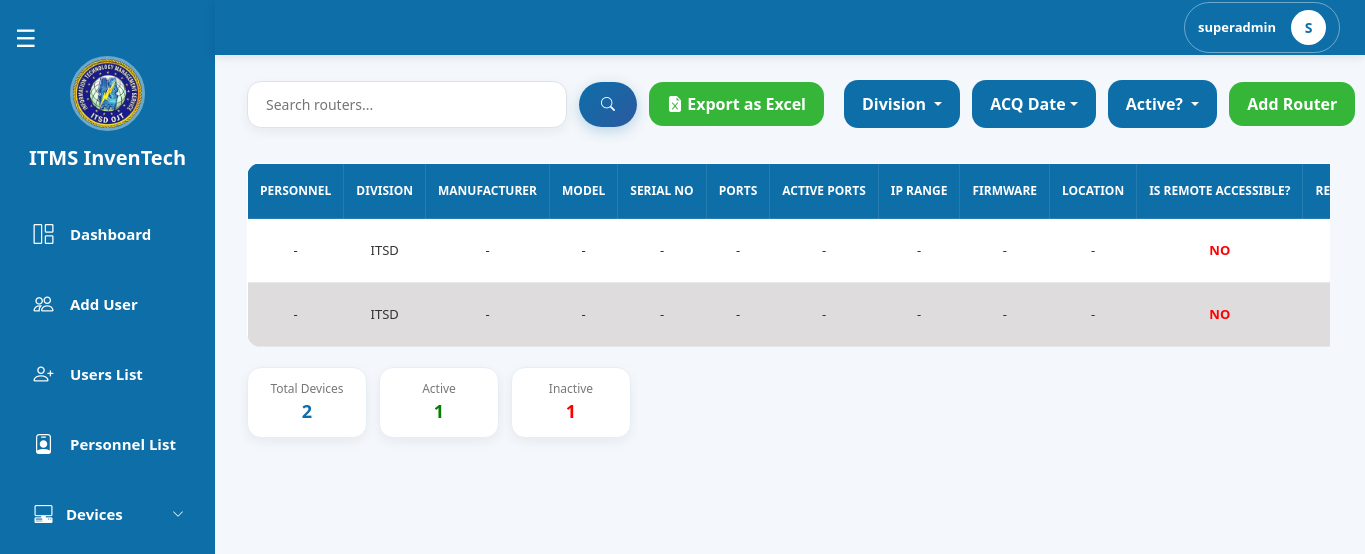
Screenshot of /pages/superadmin/device_routers.php (signed in) with the database file from the repository.
### tables this page shows
CREATE TABLE `routers` (
  `id` int(11) NOT NULL,
  `personnel_id` int(11) NOT NULL,
  `device_id` int(11) NOT NULL,
  `manufacturer` varchar(255) DEFAULT NULL,
  `model` varchar(255) DEFAULT NULL,
  `serial_no` varchar(255) DEFAULT NULL,
  `no_of_ports` int(11) DEFAULT NULL,
  `no_of_active_ports` int(11) DEFAULT NULL,
  `active_port_ip_address_range` varchar(255) DEFAULT NULL,
  `firmware_version` varchar(255) DEFAULT NULL,
  `location` varchar(255) DEFAULT NULL,
  `is_active` tinyint(1) NOT NULL,
  `is_remotely_accessible` tinyint(1) DEFAULT NULL,
  `remote_connection_details` text DEFAULT NULL,
  `remarks` text DEFAULT NULL,
  `pnp_focal_person` varchar(255) DEFAULT NULL,
  `contact_details` int(11) DEFAULT NULL,
  `acquisition_date` date DEFAULT NULL,
  `acquisition_type` varchar(255) DEFAULT NULL,
  `previous_owners_id` longtext DEFAULT NULL CHECK (json_valid(`previous_owners_id`)),
  `created_date` date DEFAULT current_timestamp(),
  `last_update_at` date DEFAULT NULL,
  `division_id` int(11) NOT NULL
);

CREATE TABLE `divisions` (
  `id` int(11) NOT NULL,
  `division` varchar(100) NOT NULL
);

### pages/superadmin/device_routers.php (the view, shortened to what this page needs)
<?php
include "../../config/db.php";
$limit  = 10;
$page   = max(1, (int)($_GET['page'] ?? 1));
$offset = ($page - 1) * $limit;
$search = trim($_GET['search'] ?? '');
$division_filter_raw = $_GET['division'] ?? [];
$division_filter     = is_array($division_filter_raw)
    ? array_filter(array_map('trim', $division_filter_raw)) : [];
$active_filter = isset($_GET['is_active']) ? trim($_GET['is_active']) : '';
$acq_filter = trim($_GET['filter_acq'] ?? '');
$where  = [];
$params = [];
$types  = '';
$whereSQL = !empty($where) ? "WHERE " . implode(" AND ", $where) : "";
$baseJoin = "
    FROM routers r
    LEFT JOIN personnels per ON r.personnel_id = per.id
    LEFT JOIN ranks rk       ON per.rank_id = rk.id
    LEFT JOIN divisions d    ON r.division_id = d.id
";
$stmtTotal = $conn->prepare("SELECT COUNT(*) AS total $baseJoin $whereSQL");
$stmtTotal->execute();
$totalRouters = $stmtTotal->get_result()->fetch_assoc()['total'] ?? 0;
$activeWhere   = $where;
$activeWhere[] = "r.is_active = 1";
$activeSQL     = "WHERE " . implode(" AND ", $activeWhere);
$inactiveWhere   = $where;
$inactiveWhere[] = "r.is_active = 0";
$inactiveSQL     = "WHERE " . implode(" AND ", $inactiveWhere);
$sa = $conn->prepare("SELECT COUNT(*) AS total $baseJoin $activeSQL");
$sa->execute();
$activeRouters = $sa->get_result()->fetch_assoc()['total'] ?? 0;
$si = $conn->prepare("SELECT COUNT(*) AS total $baseJoin $inactiveSQL");
$si->execute();
$inactiveRouters = $si->get_result()->fetch_assoc()['total'] ?? 0;
$stmt = $conn->prepare("
    SELECT r.*,
        CONCAT(COALESCE(rk.rank, ''), ' ', per.first_name, ' ', per.middle_name, ' ', per.last_name) AS fullname,
        d.division AS division_name
    $baseJoin
    $whereSQL
    ORDER BY r.id DESC
    LIMIT ?, ?
");
$fp = $params;
$ft = $types . 'ii';
$fp[] = $offset;
$fp[] = $limit;
$stmt->bind_param($ft, ...$fp);
$stmt->execute();
$result = $stmt->get_result();
$exportParams = http_build_query([
    'search'     => $search,
    'division'   => $division_filter,
    'is_active'  => $active_filter,
    'filter_acq' => $acq_filter,
]);
?>
<!DOCTYPE html>
<html lang="en">
<head>
    <link href="https://cdn.jsdelivr.net/npm/bootstrap@5.3.3/dist/css/bootstrap.min.css" rel="stylesheet">
    <link rel="stylesheet" href="../superadmin/css/devices.css">
    <link rel="stylesheet" href="css/superadmin_navbar.css">
    <link rel="stylesheet" href="./css/superadmin_sidebar.css">
</head>
<body>
    <?php include 'superadmin_sidebar.php'; ?>
    <?php include 'superadmin_navbar.php'; ?>
    <div class="top-bar">
        <div class="search-container">
            <form method="GET" action="device_routers.php" class="search-form">
                <input type="text" name="search" class="search-input"
                    placeholder="Search routers..." value="<?= htmlspecialchars($search) ?>">
                <button type="submit" class="search-btn"><i class="bi bi-search"></i></button>
                <a href="export_routers.php?<?= htmlspecialchars($exportParams) ?>"
                    class="btn add-laptop-btn"
                    onclick="setTimeout(()=>showToast('Export downloaded successfully!','success'),800)">
                    <i class="bi bi-file-earmark-excel-fill"></i> Export as Excel
                </a>
            </form>
        </div>
        <div class="right-side">
            <div class="filters">
                <form method="GET" action="device_routers.php" id="filterForm">
                    <div class="dropdown">
                        <?php $divLabel = empty($division_filter) ? 'Division' : (count($division_filter) === 1 ? $division_filter[0] : count($division_filter) . ' Divisions selected'); ?>
                        <button class="btn filter-btn dropdown-toggle" type="button"
                            data-bs-toggle="dropdown" data-bs-auto-close="outside">
                            <?= htmlspecialchars($divLabel) ?>
                        </button>
                    </div>
                </form>
            </div>
            <div class="dropdown">
                <?php
                $acqLabel = 'ACQ Date';
                ?>
                <button class="btn filter-btn dropdown-toggle" data-bs-toggle="dropdown"><?= htmlspecialchars($acqLabel) ?></button>
            </div>
            <div class="dropdown">
                <button class="btn filter-btn dropdown-toggle" data-bs-toggle="dropdown">
                    <?= $active_filter === '' ? 'Active?' : ($active_filter == 1 ? 'YES' : 'NO') ?>
                </button>
            </div>
            <button type="button" class="btn add-btn" data-bs-toggle="modal" data-bs-target="#addRouterModal">
                Add Router
            </button>
        </div>
    </div>
    <div class="contenttable">
        <div class="table-container">
            <table class="users-table">
                <thead>
                    <tr>
                        <th>PERSONNEL</th>
                        <th>DIVISION</th>
                        <th>MANUFACTURER</th>
                        <th>MODEL</th>
                        <th>SERIAL NO</th>
                        <th>PORTS</th>
                        <th>ACTIVE PORTS</th>
                        <th>IP RANGE</th>
                        <th>FIRMWARE</th>
                        <th>LOCATION</th>
                        <th>IS REMOTE ACCESSIBLE?</th>
                        <th>REMOTE DETAILS</th>
                    </tr>
                </thead>
                <tbody>
                    <?php if ($result->num_rows > 0): ?>
                        <?php while ($row = $result->fetch_assoc()): ?>
                            <tr class="clickable-row" data-active="<?= $row['is_active'] ? '1' : '0' ?>"
                                data-bs-toggle="modal" data-bs-target="#viewRouterModal<?= $row['id'] ?>">
                                <td><?= htmlspecialchars($row['fullname'] ?? '-') ?: '-'  ?></td>
                                <td><?= htmlspecialchars($row['division_name'] ?? 'N/A') ?></td>
                                <td><?= htmlspecialchars($row['manufacturer'] ?? '') ?: '-' ?></td>
                                <td><?= htmlspecialchars($row['model'] ?? '') ?: '-' ?></td>
                                <td><?= htmlspecialchars($row['serial_no'] ?? '') ?: '-' ?></td>
                                <td><?= htmlspecialchars($row['no_of_ports'] ?? '') ?: '-' ?></td>
                                <td><?= htmlspecialchars($row['no_of_active_ports'] ?? '') ?: '-' ?></td>
                                <td><?= htmlspecialchars($row['active_port_ip_address_range'] ?? '') ?: '-' ?></td>
                                <td><?= htmlspecialchars($row['firmware_version'] ?? '') ?: '-' ?></td>
                                <td><?= htmlspecialchars($row['location'] ?? '') ?: '-' ?></td>
                                <td><?= $row['is_remotely_accessible'] ? '<span style="color:green;font-weight:bold;">YES</span>' : '<span style="color:red;font-weight:bold;">NO</span>' ?></td>
                                <td><?= htmlspecialchars($row['remote_connection_details'] ?? '') ?: '-' ?></td>
                            </tr>
                        <?php endwhile; ?>
                    <?php else: ?>
                        <tr>
                            <td colspan="21" class="text-center">No routers found.</td>
                        </tr>
                    <?php endif; ?>
                </tbody>
            </table>
        </div>
        <div class="table-footer">
            <div class="user-stats">
                <div class="stat-box total"><span class="label">Total Devices</span><span class="value"><?= $totalRouters ?></span></div>
                <div class="stat-box active"><span class="label">Active</span><span class="value"><?= $activeRouters ?></span></div>
                <div class="stat-box inactive"><span class="label">Inactive</span><span class="value"><?= $inactiveRouters ?></span></div>
            </div>
        </div>
    </div>
</body>
</html>

### pages/superadmin/css/devices.css (style rules this page uses)
:root { --sidebar-expanded: 247px; --sidebar-collapsed: 115px; --primary: #0d6ea8; --primary-dark: #0b5f91; --primary-darker: #095a8a; --primary-gradient: linear-gradient(135deg, #0d6ea8, #2c5aa0); --green: #0fa90fd3; --green-dark: #0c960cd3; --bg-page: #f4f7fb; --bg-white: #ffffff; --bg-modal-body: #f8fafc; --border-light: #dce3ec; --border-card: #eef2f6; --text-dark: #333; --text-label: #334155; --text-muted: #777; --row-even: #dedcdc; --row-hover: #dfe6e9; --shadow-sm: 0 4px 12px rgba(0, 0, 0, 0.06); --shadow-md: 0 4px 18px rgba(0, 0, 0, 0.08); --shadow-lg: 0 8px 20px rgba(0, 0, 0, 0.15); --shadow-primary: 0 4px 14px rgba(13, 110, 168, 0.25); --shadow-primary-hover: 0 6px 18px rgba(13, 110, 168, 0.35); --radius-sm: 10px; --radius-md: 14px; --radius-lg: 18px; --radius-xl: 20px; --radius-pill: 24px; }
body { background: var(--bg-page); overflow-x: hidden; }
.top-bar { margin-top: 80px; margin-left: var(--sidebar-expanded); margin-right: 35px; display: flex; justify-content: space-between; align-items: center; gap: 20px; flex-wrap: nowrap; transition: all 0.3s ease; }
.filters { display: flex; align-items: center; }
#filterForm { display: flex; align-items: center; gap: 12px; flex-wrap: nowrap; }
.filter-btn { background: var(--primary); color: white; border: none; padding: 12px 18px; border-radius: var(--radius-md); font-weight: 600; transition: all 0.3s ease; white-space: nowrap; }
.add-btn, .add-desktop-btn, .add-laptop-btn { background: var(--green); color: white; border: none; padding: 10px 18px; border-radius: var(--radius-md); font-weight: 600; transition: all 0.2s ease; white-space: nowrap; }
.right-side { display: flex; align-items: center; gap: 12px; flex-wrap: nowrap; }
.search-container { display: flex; align-items: center; }
.search-form { display: flex; align-items: center; gap: 12px; flex-wrap: nowrap; }
.search-input { width: 320px; padding: 12px 18px; border: 1px solid var(--border-light); border-radius: var(--radius-md); outline: none; font-size: 14px; font-weight: 500; background: var(--bg-white); box-shadow: var(--shadow-sm); transition: all 0.3s ease; }
.search-btn { border: none; padding: 12px 22px; border-radius: var(--radius-pill); background: var(--primary-gradient); color: white; font-size: 14px; font-weight: 600; cursor: pointer; transition: all 0.3s ease; box-shadow: var(--shadow-primary); white-space: nowrap; }
.contenttable { margin-left: var(--sidebar-expanded); margin-right: 35px; margin-top: 35px; border-radius: var(--radius-lg); transition: all 0.3s ease; overflow: visible; }
.table-container { overflow-x: auto; white-space: nowrap; }
.users-table { width: 100%; border-collapse: collapse; min-width: 1200px; background: white; border-radius: var(--radius-md); overflow: hidden; }
.users-table thead { background: var(--primary); }
.users-table thead th { color: white; padding: 18px 12px; border: 1px solid rgba(255, 255, 255, 0.1); font-size: 12px; font-weight: 700; text-align: center; white-space: nowrap; text-transform: uppercase; }
.users-table tbody td { padding: 16px 12px; font-size: 13px; text-align: center; border-bottom: 1px solid #e5e7eb; color: var(--text-dark); white-space: nowrap; }
.users-table tbody tr:nth-child(odd) { background-color: #ffffff; }
.users-table tbody tr:nth-child(even) { background-color: var(--row-even); }
.table-footer { margin-top: 20px; display: flex; justify-content: space-between; align-items: center; gap: 20px; flex-wrap: wrap; }
.user-stats { display: flex; gap: 12px; }
.stat-box { min-width: 120px; padding: 12px 16px; border-radius: var(--radius-md); background: var(--bg-white); border: 1px solid #e6eef5; box-shadow: var(--shadow-sm); text-align: center; }
.stat-box .label { display: block; font-size: 12px; color: var(--text-muted); }
.stat-box .value { font-size: 18px; font-weight: bold; color: var(--primary); }
.stat-box.active .value { color: green; }
.stat-box.inactive .value { color: red; }

### pages/superadmin/css/superadmin_sidebar.css (style rules this page uses)
.dropdown { width: 100%; font-size: 15px; font-weight: 600; }

### rows the page displays
routers: fullname "-", division.division "ITSD", manufacturer "-", model "-", serial_no "-", no_of_ports "-", no_of_active_ports "-", active_port_ip_address_range "-", firmware_version "-", location "-", is_remotely_accessible "NO"
routers: fullname "-", division.division "ITSD", manufacturer "-", model "-", serial_no "-", no_of_ports "-", no_of_active_ports "-", active_port_ip_address_range "-", firmware_version "-", location "-", is_remotely_accessible "NO"

### other values shown
$username "superadmin"
substr($username, 0, 1) "S"
$divLabel "Division"
$acqLabel "ACQ Date"
$totalRouters "2"
$activeRouters "1"
$inactiveRouters "1"
